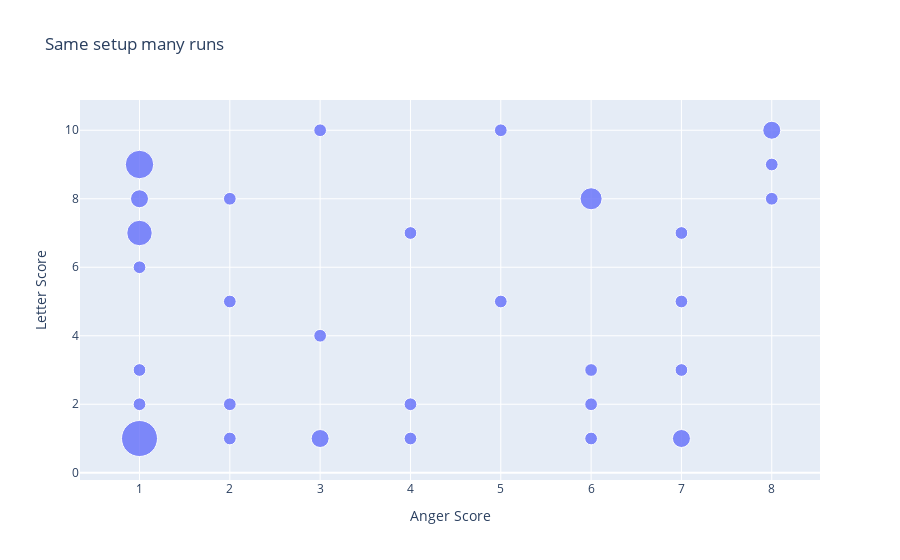

The notebook cell saved with this chart:
### Code cell
data = {'anger_score': e1, 'letter_score': e2}
df = pd.DataFrame(data)
df_counts = df.groupby(['anger_score', 'letter_score']).size().reset_index(name='count')
df_counts['size'] = np.sqrt(df_counts['count'])
fig = px.scatter(df_counts, x='anger_score', y='letter_score', size='size', 
                 labels={'anger_score': 'Anger Score', 'letter_score': 'Letter Score'}, 
                 title="Same setup many runs", opacity=0.8, size_max=6)
fig.update_traces(marker=dict(sizemode='diameter'))
fig.show()

### Figure 1 — Plotly figure (JSON) as saved in the notebook; plotly's stock layout.template omitted (floating-point values rounded to 4 significant figures)
{"data": [{"hovertemplate": "Anger Score=%{x}<br>Letter Score=%{y}<br>size=%{marker.size}<extra></extra>", "legendgroup": "", "marker": {"color": "#636efa", "opacity": 0.8, "size": [2.828, 1, 1, 1, 2, 1.414, 2.236, 1, 1, 1, 1, 1.414, 1, 1, 1, 1, 1, 1, 1, 1, 1, 1, 1.732, 1.414, 1, 1, 1, 1, 1, 1.414], "sizemode": "diameter", "sizeref": 0.07857, "symbol": "circle"}, "mode": "markers", "name": "", "orientation": "v", "showlegend": false, "type": "scatter", "x": [1, 1, 1, 1, 1, 1, 1, 2, 2, 2, 2, 3, 3, 3, 4, 4, 4, 5, 5, 6, 6, 6, 6, 7, 7, 7, 7, 8, 8, 8], "xaxis": "x", "y": [1, 2, 3, 6, 7, 8, 9, 1, 2, 5, 8, 1, 4, 10, 1, 2, 7, 5, 10, 1, 2, 3, 8, 1, 3, 5, 7, 8, 9, 10], "yaxis": "y"}], "layout": {"legend": {"itemsizing": "constant", "tracegroupgap": 0}, "title": {"text": "Same setup many runs"}, "xaxis": {"anchor": "y", "domain": [0, 1], "title": {"text": "Anger Score"}}, "yaxis": {"anchor": "x", "domain": [0, 1], "title": {"text": "Letter Score"}}}}
